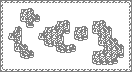

A level layout from a 2D game, rendered from its tile map. Below: a short description, then the map file with its tile-grid data intact:
An orthogonal 22x12 tile map with 6x6 px tiles, 1 tile layer (Tile Layer 1).

<map version="1.0" orientation="orthogonal" width="22" height="12" tilewidth="6" tileheight="6">
 <tileset firstgid="1" name="lostatsea" tilewidth="6" tileheight="6">
  <image source="lostatsea.png" trans="ff00ff" width="36" height="30" />
  <terraintypes>
   <terrain name="Land" tile="-1" />
   <terrain name="Sea" tile="-1" />
  </terraintypes>
  <tile id="0" terrain="1,1,1,0" />
  <tile id="1" terrain="1,1,0,0" />
  <tile id="2" terrain="1,1,0,1" />
  <tile id="6" terrain="1,0,1,0" />
  <tile id="7" terrain="0,0,0,0" />
  <tile id="8" terrain="0,1,0,1" />
  <tile id="12" terrain="1,0,1,1" />
  <tile id="13" terrain="0,0,1,1" />
  <tile id="14" terrain="0,1,1,1" />
  <tile id="18" terrain="0,0,0,1" />
  <tile id="19" terrain="0,0,1,0" />
  <tile id="20" terrain="1,1,1,1" />
  <tile id="24" terrain="0,1,0,0" />
  <tile id="25" terrain="1,0,0,0" />
 </tileset>
 <layer name="Tile Layer 1" width="22" height="12">
  <data encoding="csv">
4,5,5,5,5,5,5,5,5,5,5,5,5,5,5,5,5,5,5,5,5,6,
10,21,21,1,2,3,21,21,21,21,21,21,21,21,21,21,21,21,21,21,21,12,
10,21,21,7,8,25,3,21,21,21,21,21,21,21,21,21,21,21,21,21,21,12,
10,21,21,13,20,19,15,21,21,1,2,3,21,21,21,1,2,3,21,21,21,12,
10,21,1,3,13,15,21,1,2,26,8,9,1,2,3,7,8,25,3,21,21,12,
10,1,26,9,21,21,1,26,8,8,19,15,7,8,9,13,20,8,9,21,21,12,
10,13,20,9,21,21,13,20,8,8,9,21,13,14,15,21,7,8,25,3,21,12,
10,21,7,25,3,21,21,13,14,20,25,2,3,21,21,21,13,20,8,25,3,12,
10,21,13,20,25,3,21,21,21,13,14,14,15,21,21,1,2,26,8,8,9,12,
10,21,21,13,14,15,21,21,21,21,21,21,21,21,21,7,8,8,8,19,15,12,
10,21,21,21,21,21,21,21,21,21,21,21,21,21,21,13,14,14,14,15,21,12,
16,17,17,17,17,17,17,17,17,17,17,17,17,17,17,17,17,17,17,17,17,18
</data>
 </layer>
</map>
